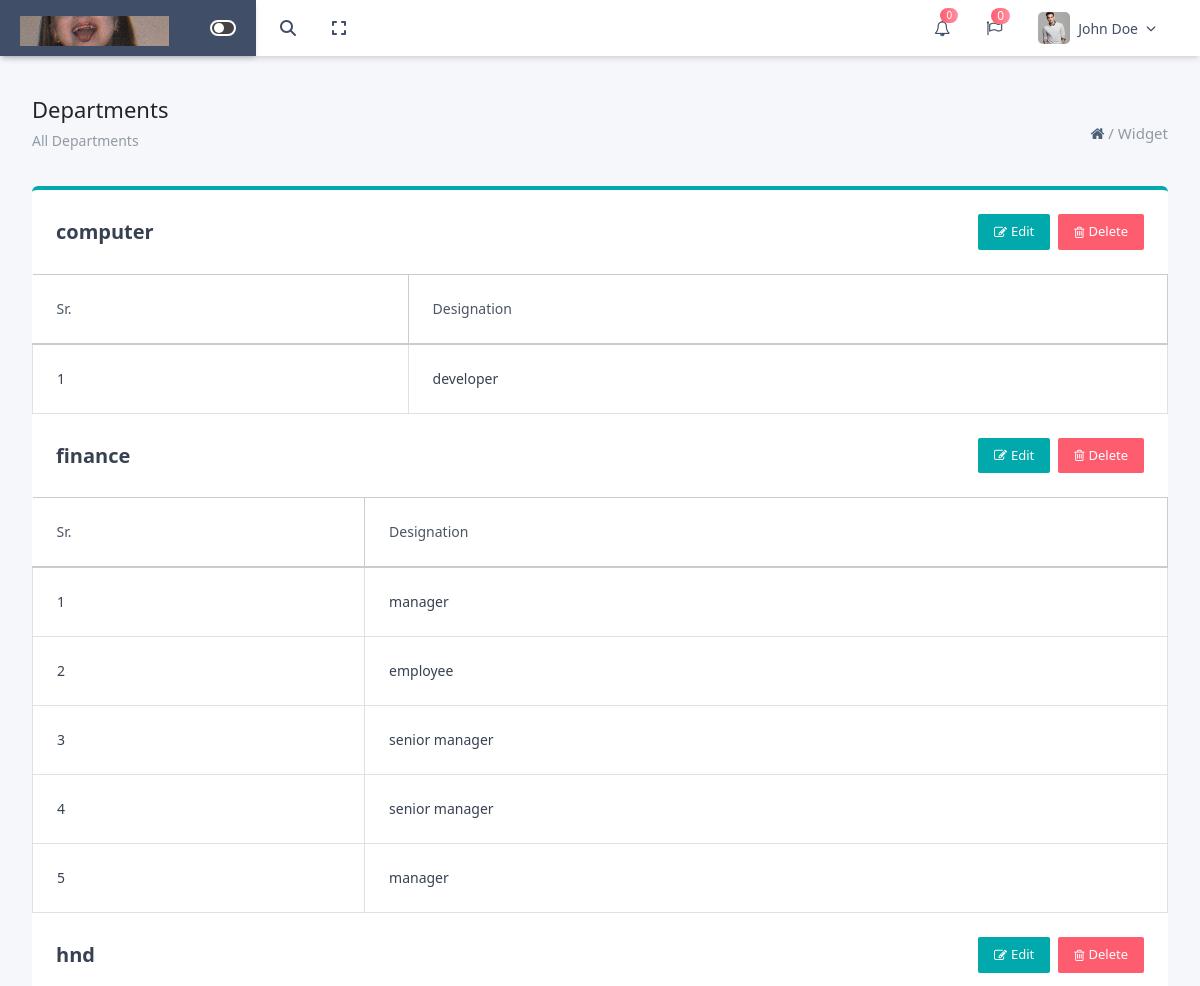
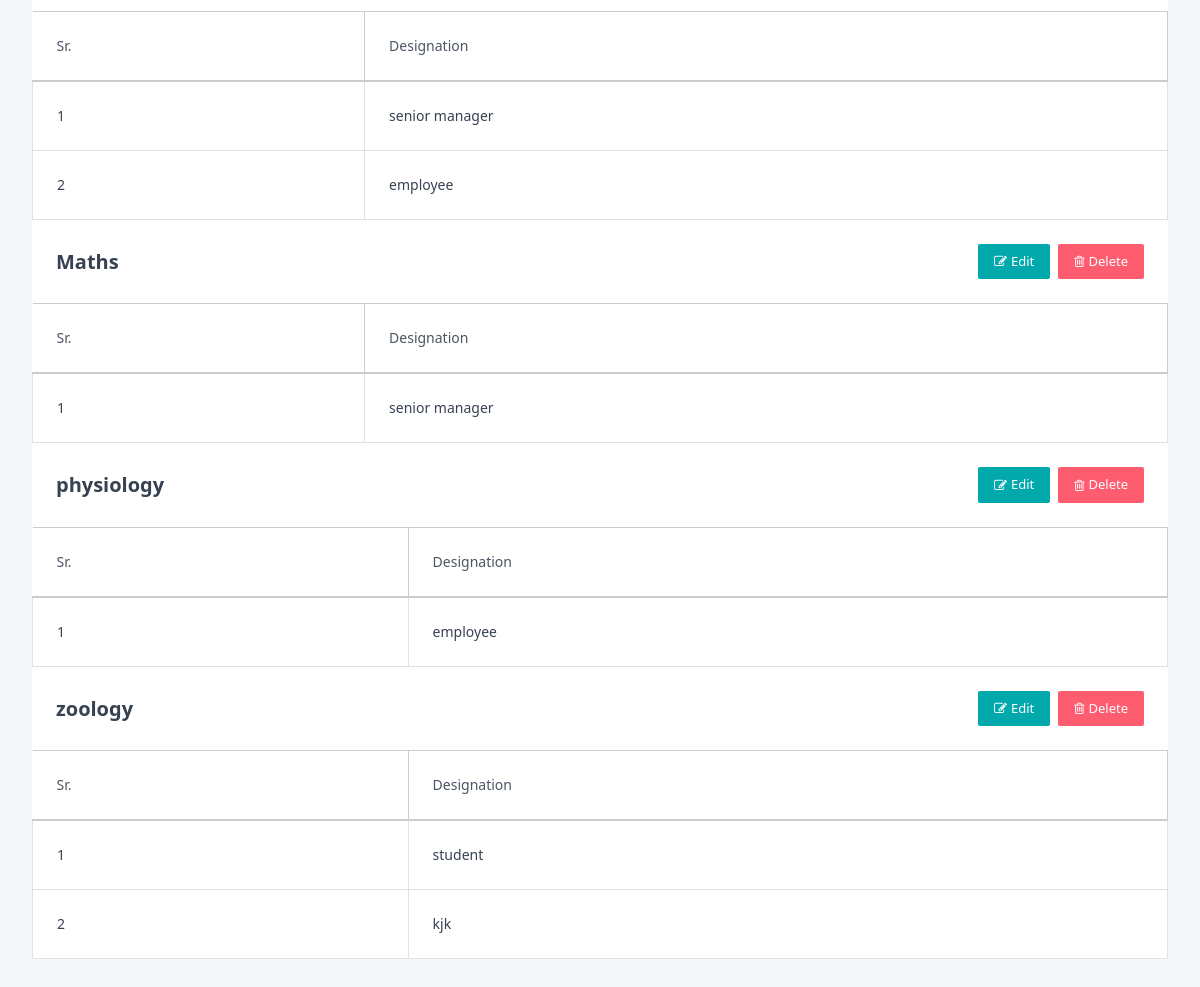
The app's page /phpfile/department/department_list.php with its own data (2 pictures, top to bottom).
### tables this page shows
CREATE TABLE `department_designation` (
  `id` int(255) NOT NULL,
  `department_name` varchar(100) NOT NULL,
  `designation_name` varchar(100) NOT NULL
);

### phpfile/department/department_list.php (the view, shortened to what this page needs)
<?php
$conn = mysqli_connect("localhost", "root", "", "hrms_dashboard");
$result = mysqli_query($conn, "SELECT * FROM department_designation ORDER BY department_name, id ASC");
$departments = [];
$seen = [];
while ($row = mysqli_fetch_assoc($result)) {
    $dept = $row['department_name'];
    if (!isset($seen[$dept])) {
        $seen[$dept] = count($seen);
    }
    $departments[$dept][] = $row;
}
uksort($departments, function ($a, $b) use ($seen) {
    if ($seen[$a] == $seen[$b]) {
        return 0;
    }
    return ($seen[$a] < $seen[$b]) ? -1 : 1;
});
?>
<!DOCTYPE html>
<html lang="en">
<head>
    <link rel="stylesheet" href="../../css/bootstrap.css">
    <link rel="stylesheet" href="../../fontawesome/font-awesome-4.7.0/css/font-awesome.css">
    <link rel="stylesheet" href="https://cdnjs.cloudflare.com/ajax/libs/font-awesome/6.7.2/css/all.min.css">
    <link rel="stylesheet" href="https://cdnjs.cloudflare.com/ajax/libs/font-awesome/4.7.0/css/font-awesome.min.css">
    <script src="https://cdn.tailwindcss.com"></script>
    <link href="https://cdn.jsdelivr.net/npm/bootstrap-select@1.14.0-beta3/dist/css/bootstrap-select.min.css"
          rel="stylesheet">
    <link href="https://cdn.jsdelivr.net/npm/bootstrap@5.3.3/dist/css/bootstrap.min.css" rel="stylesheet">
</head>
<body class="bg-[#F6F7FB]">
<div class="w-full bg-white shadow-md fixed top-0 z-[10]">
    <header class="hidden md:flex items-center justify-between px-6  bg-whitesticky top-0  ml-64 ">
        <div class="float-left py-[12px]">
            <div class="flex items-center relative transition-all duration-500 ease-in-out w-[300px]"
                 id="search-wrapper">
                <button id="trigerIcon" class="absolute left-0 text-[#404E67] transition z-20">
                    <i class="fas fa-search text-[#404E67]"></i>
                </button>
                <button id="fullscreen-toggle"
                        class="p-1 text-[#404E67]
            rounded-full transition-all  duration-500 ease-in-out -ml-2 relative"
                        style="margin-left: -220px;">
                    <i class="fas font-[16px] fa-expand"></i>
                </button>
            </div>
        </div>
        <div class="flex items-center gap-9">
            <div class="relative inline-block text-left">
                <button id="bellButton" onclick="togglebellDopdown()" class="relative focus:outline-none">
                    <i class="fa fa-bell-o text-[#404E67] text-[16px]" aria-hidden="true"></i>
                    <span class="absolute -top-2 -right-2 a1 text-white text-[10px] rounded-full px-1.5">0</span>
                </button>
            </div>
            <div class="relative">
                <i class="fa fa-flag-o  text-[#404E67]" aria-hidden="true"></i>
                <span class="absolute -top-2 -right-2 a1 text-white text-xs rounded-full px-1.5">0</span>
            </div>
            <div class="relative inline-block text-left pr-5">
                <div id="profileButton" onclick="toggleProfileDopdown()" class="flex items-center gap-2 cursor-pointer">
                    <img src="../../images/img_1.png" alt="user" class="w-8 h-8 rounded-[5px] object-cover">
                    <span class="text-[#404E67] text-[14px] font-medium">John Doe</span>
                    <i class="fas fa-chevron-down text-[10px] text-[#404E67]"></i>
                </div>
            </div>
        </div>
    </header>
</div>
<div class="fixed top-0 start-0 bg-[#404E67] lg:w-64 md:w-full w-full sm:w-full shadow-md lg:p-[20px] md:p-[10px] sm:p-[10px] p-[10px]  z-40">
    <div class="grid grid-cols-12 items-center">
        <div class="col-span-4 flex lg:justify-start justify-start items-center">
            <div class=" hidden lg:block ">
                <img src="../../images/img.png" class="absolute top-4" alt="">
            </div>
        </div>
        <div class="col-span-4 flex justify-end items-center">
            <div class="hidden lg:flex">
                <div id="toggleSidebarBtn1" class="toggle-container flex">
                    <div class="toggle-circle"></div>
                </div>
            </div>
        </div>
    </div>
</div>
<div id="mainContent" class=" p-8 absolute top-1 ">
    <h1 class="font-medium text-[22px]">Departments</h1>
    <span>
        <p class="float-left text-[14px] text-[#919aa3] pt-2">All Departments</p>
        <p class="float-right text-[#919aa3] text-[15px]"><a
                    href="http://localhost/project/hrms_dashboard/phpfile/dashboard.php"><i
                        class="fa fa-home text-[#4a6076]"></i></a> / <a
                    href="http://localhost/project/hrms_dashboard/phpfile/settings(1).php">Widget</a></p>
    </span>
    <div class="py-8"></div>
    <div class=" bg-white w-full rounded ">
        <div class="  rounded  border-t-4 border-[#01a9ac]">
            <?php foreach ($departments as $dept => $rows): ?>
                <div class="flex items-center justify-between p-4 ">
                    <h2 class="text-xl font-semibold text-gray-700"><?= htmlspecialchars($dept) ?></h2>
                    <div class="space-x-2">
                        <div class="relative overflow-visible z-0 flex items-center space-x-2">
                            <div class="relative group inline-block">
                                <a href="edit_department.php?edit=<?= urlencode($dept) ?>"
                                   class="bg-[#01a9ac] hover:bg-[#07e4e8] text-white text-[13px] transition-all ease-in duration-300 rounded-[2px] px-3 py-2 flex items-center">
                                    <i class="fa fa-pencil-square-o mr-1"></i> Edit
                                </a>
                            </div>
                            <div class="relative group inline-block">
                                <a href="?delete_dept=<?= urlencode($dept) ?>"
                                   onclick="return confirm('You are about to delete this Department. All Designations under this Department will be deleted. Are you sure?');"
                                   class="bg-[#fe5d70] hover:bg-[#fe5d70]/80 text-white text-[13px] transition-all ease-in duration-300 rounded-[2px] px-3 py-2 flex items-center">
                                    <i class="fa fa-trash-o mr-1"></i> Delete
                                </a>
                            </div>
                        </div>
                    </div>
                </div>
                <table class="w-full text-left  border-[#e9ecef]">
                    <thead>
                    <thead>
                    <tr>
                        <th class="px-4 py-4 text-sm font-medium text-gray-600 border-b-2 border-[#ccc] border-t  border-r">
                            Sr.
                        </th>
                        <th class="px-4 py-4 text-sm font-medium text-gray-600 border-b-2 border-[#ccc] border-t border-r">
                            Designation
                        </th>
                    </tr>
                    </thead>
                    </thead>
                    <tbody>
                    <?php foreach ($rows as $index => $row): ?>
                        <tr class="hover:bg-gray-100 ">
                            <td class="px-4 py-4 text-sm text-gray-700  border border-[#e9ecef]"><?= $index + 1 ?></td>
                            <td class="px-4 py-4 text-sm text-gray-700 border border-[#e9ecef]"><?= htmlspecialchars($row['designation_name']) ?></td>
                        </tr>
                    <?php endforeach; ?>
                    </tbody>
                </table>
            <?php endforeach; ?>
        </div>
    </div>
</div>
</body>
</html>

### phpfile/department/department_list.php (style rules this page uses)
html, body { overflow-x: hidden; }
.a1 { background: linear-gradient(to right, #fe5d70, #fe909d); }
.toggle-container { width: 26px; height: 16px; background-color: #444; border-radius: 9999px; cursor: pointer; position: relative; overflow: hidden; border: 2px solid white; }
.toggle-circle { width: 10px; height: 10px; background-color: white; border-radius: 50%; position: absolute; top: 1px; left: 2px; transition: transform 0.3s ease; }
#mainContent { margin-top: 60px; overflow-x: hidden; }

### records on screen
department_designation: designation_name "developer"
department_designation: designation_name "manager"
department_designation: designation_name "employee"
department_designation: designation_name "senior manager"
department_designation: designation_name "senior manager"
department_designation: designation_name "manager"
department_designation: designation_name "senior manager"
department_designation: designation_name "employee"
department_designation: designation_name "senior manager"
department_designation: designation_name "employee"
department_designation: department_name "zoology", designation_name "kjk"
department_designation: designation_name "student"

### other values on screen
$dept "computer"
$dept "finance"
$dept "hnd"
$dept "Maths"
$dept "physiology"
